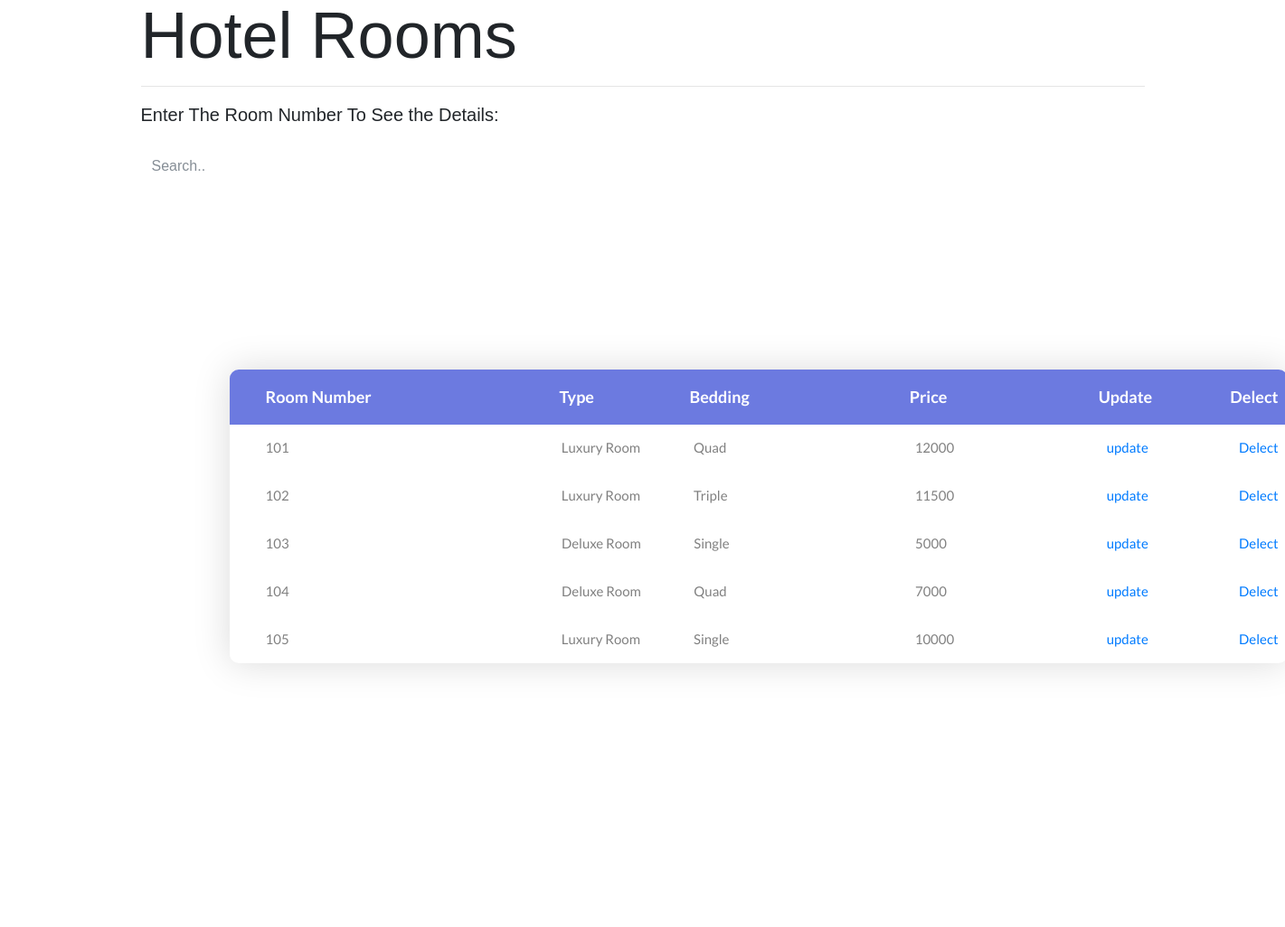
The page /admin_room.php on the database its author committed.
### tables this page shows
CREATE TABLE `room_num` (
  `id` int(6) NOT NULL,
  `t_id` int(10) NOT NULL,
  `cusid` int(15) DEFAULT NULL
);

CREATE TABLE `room` (
  `id` int(10) UNSIGNED NOT NULL,
  `type` varchar(15) DEFAULT NULL,
  `bedding` varchar(10) DEFAULT NULL,
  `price` int(8) DEFAULT NULL
);

### admin_room.php (the view, shortened to what this page needs)
<!DOCTYPE html>
<html lang="en">
<head>
	<link rel="stylesheet" type="text/css" href="css/bootstrap.min.css">
	<link rel="stylesheet" type="text/css" href="fonts/font-awesome-4.7.0/css/font-awesome.min.css">
	<link rel="stylesheet" type="text/css" href="css/animate.css">
	<link rel="stylesheet" type="text/css" href="css/select2.min.css">
	<link rel="stylesheet" type="text/css" href="css/perfect-scrollbar.css">
	<link rel="stylesheet" type="text/css" href="css/util.css">
	<link rel="stylesheet" type="text/css" href="css/main.css">
</head>
<body>
	<div class="container">
	<h2 class="display-3">Hotel Rooms</h2>
	<hr>
  <p class="lead">Enter The Room Number To See the Details:</p><br> </di>
  <input class="form-control" id="myInput" type="text" placeholder="Search..">
  <br>
	<div class="limiter">
		<div class="container-table100">
			<div class="wrap-table100">
				<div class="table100 ver1 m-b-110">
					<div class="table100-head">
						<table>
							<thead>
								<tr class="row100 head">
									<th class="cell100 column1">Room Number</th>
									<th class="cell100 column2">Type</th>
									<th class="cell100 column3">Bedding</th>
									<th class="cell100 column4">Price</th>
									<th class="cell100 column5">Update</th>
									<th class="cell100 column5">Delect</th>
								</tr>
							</thead>
						</table>
					</div>
					<?php
                    require "connection.php";
                    $result= "SELECT rn.id,r.type,r.bedding,r.price
                              FROM room_num AS rn, room AS r
                              WHERE r.id=rn.t_id";
                    $query= mysqli_query($conn,$result);
                    while($row=mysqli_fetch_assoc($query)){
                    echo '<div class="table100-body js-pscroll">
						<table>
							<tbody id="myTable">
								<tr class="row100 body">
									<td class="cell100 column1">'.$row["id"].'</td>
									<td class="cell100 column2">'.$row["type"].'</td>
									<td class="cell100 column3">'.$row["bedding"].'</td>
									<td class="cell100 column4">'.$row["price"].'</td>
									<td class="cell100 column5"><a href=admin/update_room_form.php?id='.$row['id'].'>update</a></td>
									<td class="cell100 column6"><a href=admin/delect_room.php?id='.$row['id'].'>Delect</a></td>
								</tr>
							</tbody>
						</table>
					</div>';
                }
					?>
									</div>
				</div>
			</div>
		</div>
</body>
</html>

### css/perfect-scrollbar.css (style rules this page uses)
.ps { overflow: hidden !important; overflow-anchor: none; -ms-overflow-style: none; touch-action: auto; -ms-touch-action: auto; }

### css/main.css (style rules this page uses)
* { margin: 0px; padding: 0px; box-sizing: border-box; }
body, html { height: 100%; font-family: sans-serif; }
a { margin: 0px; transition: all 0.4s; -webkit-transition: all 0.4s; -o-transition: all 0.4s; -moz-transition: all 0.4s; }
h1,h2,h3,h4,h5,h6 { margin: 0px; }
p { margin: 0px; }
input { display: block; outline: none; border: none !important; }
.js-pscroll { position: relative; overflow: hidden; }
.limiter { width: 1366px; margin: 0 auto; }
.container-table100 { width: 100%; min-height: 100vh; background: #fff; display: -webkit-box; display: -webkit-flex; display: -moz-box; display: -ms-flexbox; display: flex; align-items: center; justify-content: center; flex-wrap: wrap; padding: 33px 30px; }
.wrap-table100 { width: 1170px; }
.table100 { background-color: #fff; }
table { width: 100%; }
th, td { font-weight: unset; padding-right: 10px; }
.column1 { width: 33%; padding-left: 40px; }
.column2 { width: 13%; }
.column3 { width: 22%; }
.column4 { width: 19%; }
.column5 { width: 13%; }
.table100-head th { padding-top: 18px; padding-bottom: 18px; }
.table100-body td { padding-top: 16px; padding-bottom: 16px; }
.table100 { position: relative; padding-top: 60px; }
.table100-head { position: absolute; width: 100%; top: 0; left: 0; }
.table100-body { max-height: 585px; overflow: auto; }
.table100.ver1 th { font-family: Lato-Bold; font-size: 18px; color: #fff; line-height: 1.4; background-color: #6c7ae0; }
.table100.ver1 td { font-family: Lato-Regular; font-size: 15px; color: #808080; line-height: 1.4; }
.table100.ver1 { border-radius: 10px; overflow: hidden; box-shadow: 0 0px 40px 0px rgba(0, 0, 0, 0.15); -moz-box-shadow: 0 0px 40px 0px rgba(0, 0, 0, 0.15); -webkit-box-shadow: 0 0px 40px 0px rgba(0, 0, 0, 0.15); -o-box-shadow: 0 0px 40px 0px rgba(0, 0, 0, 0.15); -ms-box-shadow: 0 0px 40px 0px rgba(0, 0, 0, 0.15); }

### rows shown on the page
room_num: id "101", room.type "Luxury Room", room.bedding "Quad", room.price "12000"
room_num: id "102", room.type "Luxury Room", room.bedding "Triple", room.price "11500"
room_num: id "103", room.type "Deluxe Room", room.bedding "Single", room.price "5000"
room_num: id "104", room.type "Deluxe Room", room.bedding "Quad", room.price "7000"
room_num: id "105", room.type "Luxury Room", room.bedding "Single", room.price "10000"
